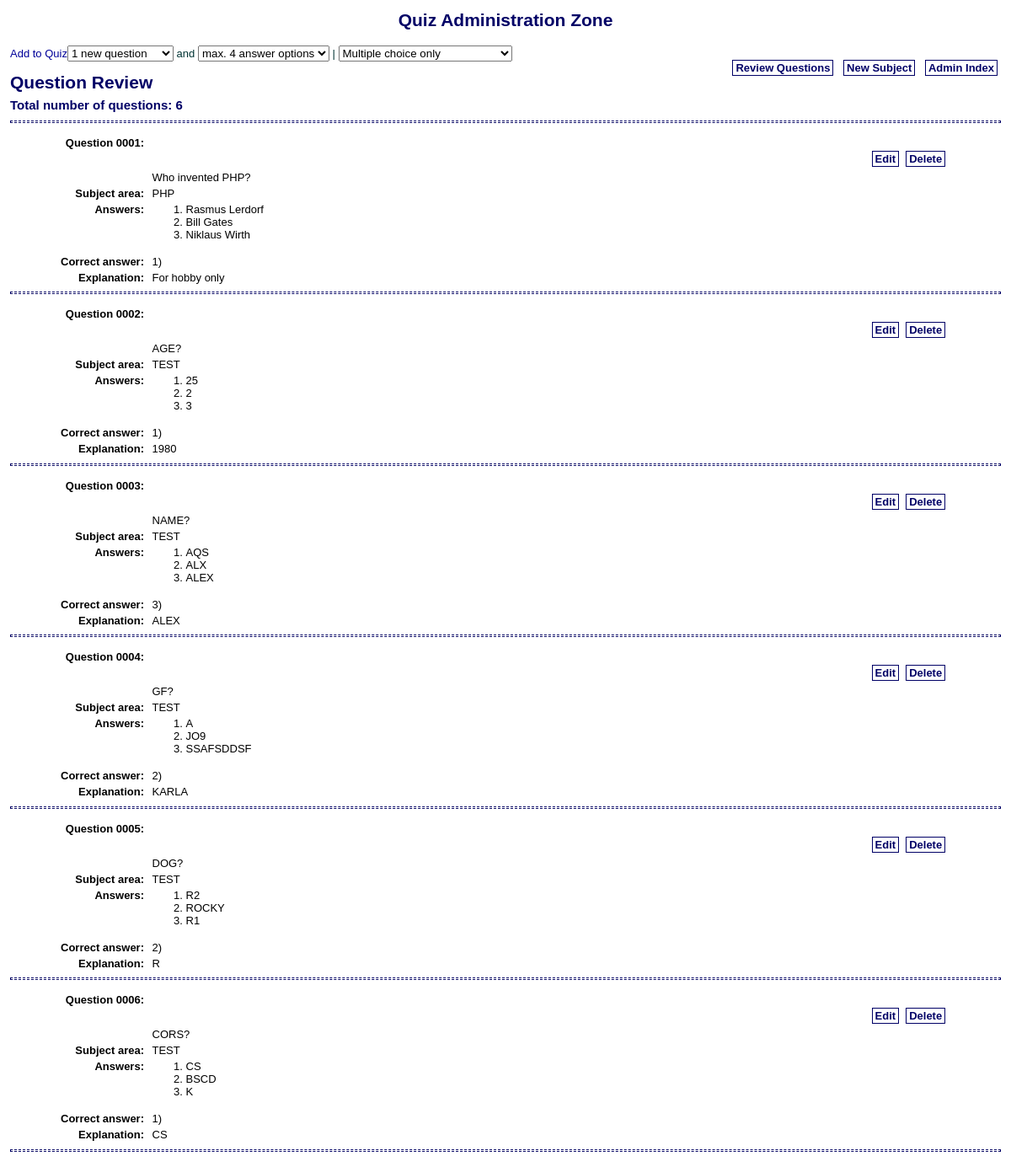
Screenshot of /_zone/admin/questions.php with the database file from the repository.
### tables this page shows
CREATE TABLE `questions` (
  `ID` int(4) unsigned zerofill NOT NULL auto_increment,
  `question` text NOT NULL,
  `test` varchar(31) NOT NULL default '',
  `ans1` text NOT NULL,
  `ans2` text NOT NULL,
  `ans3` text NOT NULL,
  `ans4` text NOT NULL,
  `ans5` text,
  `ans6` text,
  `corans` varchar(8) NOT NULL default '',
  `expl` text NOT NULL,
  PRIMARY KEY  (`ID`)
);

### _zone/admin/questions.php (the view, shortened to what this page needs)
<?php
include('../inc/header_admin.php');
$conn = db_connect();
$rowstart = $HTTP_GET_VARS['rowstart'];
if (!isset($rowstart) || empty($rowstart)) { $rowstart = 0; }
$testsub = $HTTP_POST_VARS['testsub'];
if (!$testsub) { $testsub = 'all'; }
include('hormenu.php');
echo '<h1>Question Review</h1>';
if ($testsub == 'all') {
$sql = "SELECT * FROM questions ORDER BY ID LIMIT $rowstart, 20";
$sqlns = "SELECT * FROM questions";
$tsub = '';
}
else {
$sql = "SELECT * FROM questions WHERE test LIKE '$testsub' ORDER BY ID LIMIT $rowstart, 20";
$sqlns = "SELECT * FROM questions WHERE test LIKE '$testsub'";
$tsub = ' in <em>'.$testsub.'</em>';
		}
$resns = mysql_query($sqlns, $conn);
$numq = mysql_num_rows($resns);
  $result = mysql_query($sql, $conn);
  if (mysql_num_rows($result)) {
echo '<h3>Total number of questions'.$tsub.': '.$numq.'</h3>'."\n".'<hr />';
  while ($qry = mysql_fetch_array($result)) {
$qid = $qry['ID'];
echo '<table id="nq"><tr><th>Question '.$qid.':</th>';
echo '<td>'.stripSlashes($qry['question']).'</td>';
echo '<td><p id="hornav"><a href="javascript:document.edit'.$qid.'.submit()">Edit</a><a href="javascript:document.delete'.$qid.'.submit()">Delete</a></p></td>';
echo '</td></tr>';
echo '<tr><th>Subject area: </th><td colspan="2">'.$qry['test'].'</td></tr>';
echo '<tr><th>Answers:</th><td colspan="2">';
echo '<ol id="numbered">';
for ($h = 1; $h <= 6; $h++) {
$q = $qry['ans'.$h];
if ($q != 'xb##l' && $q != 'q#exc' && !empty($q)) {
echo '<li>'.stripSlashes($q).'</li>';
}
}
echo '</ol></td></tr>'."\n";
echo '<tr><th>Correct answer: </th><td colspan="2">';
if ($qry['ans4'] == 'xb##l') {
	switch($qry['corans']) {
	case ans1: echo 'True'; break;
	case ans2: echo 'False'; break;
}
}
else if (ereg('ans', $qry['corans'])) {
	switch($qry['corans']) {
	case ans1: echo '1)'; break;
	case ans2: echo '2)'; break;
	case ans3: echo '3)'; break;
}
}
else {
$asl = strlen($qry['corans']);
for ($p = 0, $a = 0; $p < $asl; $p++) {
if ($qry['corans'][$p] == ($p+1)) { $a++; if ($a == 1) { echo ($p+1).')'; } else { echo ', '.($p+1).')'; } }
}
}
echo '<tr><th>Explanation:</th><td colspan="2">';
echo stripSlashes($qry['expl']);
echo '</td></tr></table><hr>'."\n";
}
}
?>

### _zone/multiteststyle.css (style rules this page uses)
body { right: 0px; left:0px; background-color: white; z-index: 0; font-family: Arial, Helvetica, sans-serif; font-size: 13px; text-align: justify; border:0px; padding: 12px }
p, td, table { font-family: Arial, Helvetica, sans-serif; font-size: 13px; color: #000000; text-align: justify; }
hr { height: 1px; color: #000066; border-style: dashed; clear: both; }
th { font-family: Arial, Helvetica, sans-serif; font-size: 13px; font-weight:bold; text-align: right; vertical-align: top }
h1,h2, h3, h4 { font-family: "Comic Sans MS",Arial, Helvetica, sans-serif; font-weight: bold; color: #000066; margin: 0em; padding: 0em 0em 0.25em 0em; }
h1 { font-size: 21px; }
h3 { font-size: 15px; }
a:link { color: #000099; text-decoration: none }
ol#numbered { list-style-position: outside; list-style-type: decimal; }
p#hornav, { font-family: "Comic Sans MS",Arial, Helvetica, sans-serif; display: block; margin-left: 20px; padding: 6px 0px; white-space: nowrap; }
p#hornav { text-align: right; float: right; }
p#hornav, span#lnav, p#lnav { font-family: "Comic Sans MS",Arial, Helvetica, sans-serif; padding: 6px 0px; white-space: nowrap; }
p#hornav, p#lnav { display: block; }
p#hornav { text-align: right; float: right; margin-left: 20px; }
p#hornav a, span#lnav a, p#lnav a { display: inline; margin: 2px 4px; padding: 1px 3px; font-weight: bold; font-size: 13px; color: #000066; border: solid #000066 1px; }
table#nq { border-width: 0px; width: 95%; clear: both; }
table#nq th { text-align: right; white-space: nowrap; vertical-align: top; width: 12em; }
table#nq td { vertical-align: text-top; padding-left: 0.5em; }

### rows the page displays
questions: ID "0001", question "Who invented PHP?", test "PHP", ans1 "Rasmus Lerdorf", ans2 "Bill Gates", ans3 "Niklaus Wirth", ans4 "1)", expl "For hobby only"
questions: ID "0002", question "AGE?", test "TEST", ans1 "25", ans2 "2", ans3 "3", ans4 "1)", expl "1980"
questions: ID "0003", question "NAME?", test "TEST", ans1 "AQS", ans2 "ALX", ans3 "ALEX", ans4 "3)", expl "ALEX"
questions: ID "0004", question "GF?", test "TEST", ans1 "A", ans2 "JO9", ans3 "SSAFSDDSF", ans4 "2)", expl "KARLA"
questions: ID "0005", question "DOG?", test "TEST", ans1 "R2", ans2 "ROCKY", ans3 "R1", ans4 "2)", expl "R"
questions: ID "0006", question "CORS?", test "TEST", ans1 "CS", ans2 "BSCD", ans3 "K", ans4 "1)", expl "CS"

### other values shown
$numq "6"
